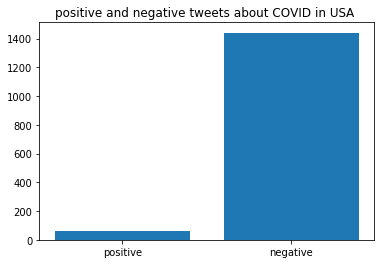

Write the Python code that produced this figure.
import d1original
df = pd.read_csv('COVID-USA.csv')
df=df.dropna(axis=0,how='any')
df['text'] = df['text'].apply(lambda x: x.lower())
df['text'] = df['text'].apply((lambda x: re.sub('[^a-zA-z0-9\s]','',x)))
df['text'] = df['text'].apply(lambda x: x.replace('&amp',' '))
df['text'] = df['text'].apply(lambda x: x.replace('&amp',' '))

#df['sentiment'] = df['sentiment'].set_value)


count_negative=0
count_positive=0
checkpoint=300

for i, row in df.iterrows():
    #print(df['text'])
  
    twt=row['text']
    print(twt)

   # print(twt)
    twt = tokenizer.texts_to_sequences(twt)

    #padding the tweet to have exactly the same shape as `embedding_2` input
    twt = pad_sequences(twt, maxlen=28, dtype='int32', value=0)
    
    print(twt)
    sentiment = model.predict(twt,batch_size=1,verbose = 2)[0]
     

    if(np.argmax(sentiment) == 0):
        print("negative")
        count_negative=count_negative+1
        print(count_negative)
        
    elif (np.argmax(sentiment) == 1):
        print("positive")   
        count_positive=count_positive+1
        print(count_positive)
        
   
print ("positive tweets that was posted on 1st june in america among 1500 random tweets:")
print(count_positive)
print ("negative tweets that was posted on 1st june in america among 1500 random tweets:")
print(count_negative)

import numpy as np
import matplotlib.pyplot as plt
 
# Make a fake dataset:
height = [count_positive, count_negative]
bars = ('positive', 'negative')
y_pos = np.arange(len(bars))
 
# Create bars
plt.bar(y_pos, height)
 
# Create names on the x-axis
plt.xticks(y_pos, bars)
plt.title('positive and negative tweets about COVID in USA ')  
# Show graphic
plt.show()
